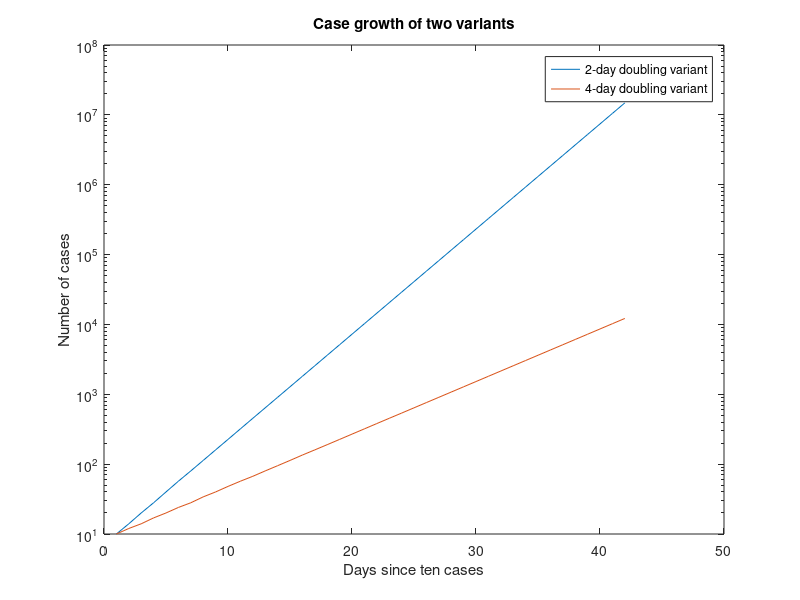

MATLAB code for this plot: (Note: this script raises an error after producing the figure.)
chr_nu = 0.5;
chr_chi = 0.5;

sd_nu = 2;
sd_chi = 2;

mu_nu = 10;
mu_chi = 10;

double_time_nu = 2;
double_time_chi = 4;

N=42;

cases_nu = round(10*logspace(0,((N-1)/double_time_nu)*log10(2), N));
cases_chi = round(10*logspace(0,((N-1)/double_time_chi)*log10(2), N));

hold off
semilogy(1:N, cases_nu);
hold on
semilogy(1:N, cases_chi);
title("Case growth of two variants")
legend("2-day doubling variant", "4-day doubling variant")
xlabel("Days since ten cases")
ylabel("Number of cases");

hospitalisations_nu = zeros(1,N);
hospitalisations_chi = zeros(1,N);

for i = 1:length(cases_nu)
    hospitalisation_days = hosp_day(cases_nu(i), mu_nu, sd_nu, chr_nu);
    for j = 1:length(hospitalisation_days)
       if (hospitalisation_days(j) ~= -1 && hospitalisation_days(j)+i <= N)
          hospitalisations_nu(hospitalisation_days(j)+i) =  hospitalisations_nu(hospitalisation_days(j)+i)+1;    
       end
    end
end
for i = 1:length(cases_chi)
    hospitalisation_days = hosp_day(cases_chi(i), mu_chi, sd_chi, chr_chi);
    for j = 1:length(hospitalisation_days)
       if (hospitalisation_days(j) ~= -1 && hospitalisation_days(j)+i <= N)
          hospitalisations_chi(hospitalisation_days(j)+i) =  hospitalisations_chi(hospitalisation_days(j)+i)+1;    
       end
    end
end

apparent_ihr_nu = hospitalisations_nu((mu_nu+1):end)./cases_nu(1:N-mu_nu);
apparent_ihr_chi = hospitalisations_chi((mu_chi+1):end)./cases_chi(1:N-mu_chi);
% hold off
% plot(apparent_ihr_nu)
% hold on
% plot(apparent_ihr_chi)
% title("Apparent CHR for two variants with idential CHR")
% legend("2-day doubling variant", "4-day doubling variant")
% xlabel("Days since first hospitalisation")
% ylabel("Apparent case hospitalisation rate");